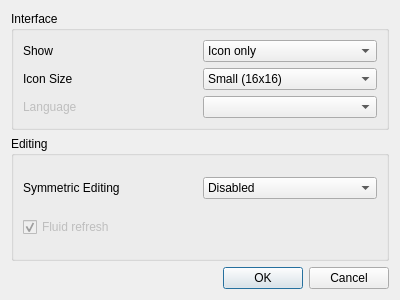
<?xml version="1.0" encoding="UTF-8"?>
<ui version="4.0">
 <class>config_dialog</class>
 <widget class="QDialog" name="config_dialog">
  <property name="geometry">
   <rect>
    <x>0</x>
    <y>0</y>
    <width>400</width>
    <height>300</height>
   </rect>
  </property>
  <property name="sizePolicy">
   <sizepolicy hsizetype="Fixed" vsizetype="Fixed">
    <horstretch>0</horstretch>
    <verstretch>0</verstretch>
   </sizepolicy>
  </property>
  <property name="windowTitle">
   <string>Dialog</string>
  </property>
  <layout class="QGridLayout" name="gridLayout_2">
   <item row="0" column="0">
    <widget class="QGroupBox" name="groupBox">
     <property name="sizePolicy">
      <sizepolicy hsizetype="Preferred" vsizetype="Fixed">
       <horstretch>0</horstretch>
       <verstretch>0</verstretch>
      </sizepolicy>
     </property>
     <property name="title">
      <string>Interface</string>
     </property>
     <layout class="QGridLayout" name="gridLayout">
      <item row="0" column="0">
       <widget class="QLabel" name="label">
        <property name="text">
         <string>Show</string>
        </property>
       </widget>
      </item>
      <item row="0" column="1">
       <widget class="QComboBox" name="icon_show_combo">
        <item>
         <property name="text">
          <string>Icon only</string>
         </property>
        </item>
        <item>
         <property name="text">
          <string>Text only</string>
         </property>
        </item>
        <item>
         <property name="text">
          <string>Icon besides text</string>
         </property>
        </item>
        <item>
         <property name="text">
          <string>Icon below text</string>
         </property>
        </item>
       </widget>
      </item>
      <item row="1" column="0">
       <widget class="QLabel" name="label_2">
        <property name="text">
         <string>Icon Size</string>
        </property>
       </widget>
      </item>
      <item row="1" column="1">
       <widget class="QComboBox" name="icon_size_combo">
        <item>
         <property name="text">
          <string>Small (16x16)</string>
         </property>
        </item>
        <item>
         <property name="text">
          <string>Medium (24x24)</string>
         </property>
        </item>
        <item>
         <property name="text">
          <string>Large (48x48)</string>
         </property>
        </item>
        <item>
         <property name="text">
          <string>Huge (64x64)</string>
         </property>
        </item>
       </widget>
      </item>
      <item row="2" column="0">
       <widget class="QLabel" name="label_3">
        <property name="enabled">
         <bool>false</bool>
        </property>
        <property name="text">
         <string>Language</string>
        </property>
       </widget>
      </item>
      <item row="2" column="1">
       <widget class="QComboBox" name="language_combo"/>
      </item>
     </layout>
    </widget>
   </item>
   <item row="3" column="0">
    <widget class="QDialogButtonBox" name="buttonBox">
     <property name="orientation">
      <enum>Qt::Horizontal</enum>
     </property>
     <property name="standardButtons">
      <set>QDialogButtonBox::Cancel|QDialogButtonBox::Ok</set>
     </property>
    </widget>
   </item>
   <item row="2" column="0">
    <widget class="QGroupBox" name="groupBox_2">
     <property name="title">
      <string>Editing</string>
     </property>
     <layout class="QGridLayout" name="gridLayout_3">
      <item row="1" column="0" colspan="2">
       <widget class="QCheckBox" name="fluid_check">
        <property name="enabled">
         <bool>false</bool>
        </property>
        <property name="toolTip">
         <string>Enable Knot redraw while moving nodes</string>
        </property>
        <property name="text">
         <string>Fluid refresh</string>
        </property>
        <property name="checked">
         <bool>true</bool>
        </property>
       </widget>
      </item>
      <item row="0" column="0">
       <widget class="QLabel" name="label_4">
        <property name="text">
         <string>Symmetric Editing</string>
        </property>
       </widget>
      </item>
      <item row="0" column="1">
       <widget class="QComboBox" name="comboBox">
        <item>
         <property name="text">
          <string>Disabled</string>
         </property>
        </item>
        <item>
         <property name="text">
          <string>Horizontal</string>
         </property>
        </item>
        <item>
         <property name="text">
          <string>Vertical</string>
         </property>
        </item>
        <item>
         <property name="text">
          <string>Quadrant</string>
         </property>
        </item>
        <item>
         <property name="text">
          <string>Central</string>
         </property>
        </item>
       </widget>
      </item>
     </layout>
    </widget>
   </item>
  </layout>
 </widget>
 <resources/>
 <connections>
  <connection>
   <sender>buttonBox</sender>
   <signal>accepted()</signal>
   <receiver>config_dialog</receiver>
   <slot>accept()</slot>
   <hints>
    <hint type="sourcelabel">
     <x>248</x>
     <y>254</y>
    </hint>
    <hint type="destinationlabel">
     <x>157</x>
     <y>274</y>
    </hint>
   </hints>
  </connection>
  <connection>
   <sender>buttonBox</sender>
   <signal>rejected()</signal>
   <receiver>config_dialog</receiver>
   <slot>reject()</slot>
   <hints>
    <hint type="sourcelabel">
     <x>316</x>
     <y>260</y>
    </hint>
    <hint type="destinationlabel">
     <x>286</x>
     <y>274</y>
    </hint>
   </hints>
  </connection>
 </connections>
</ui>
